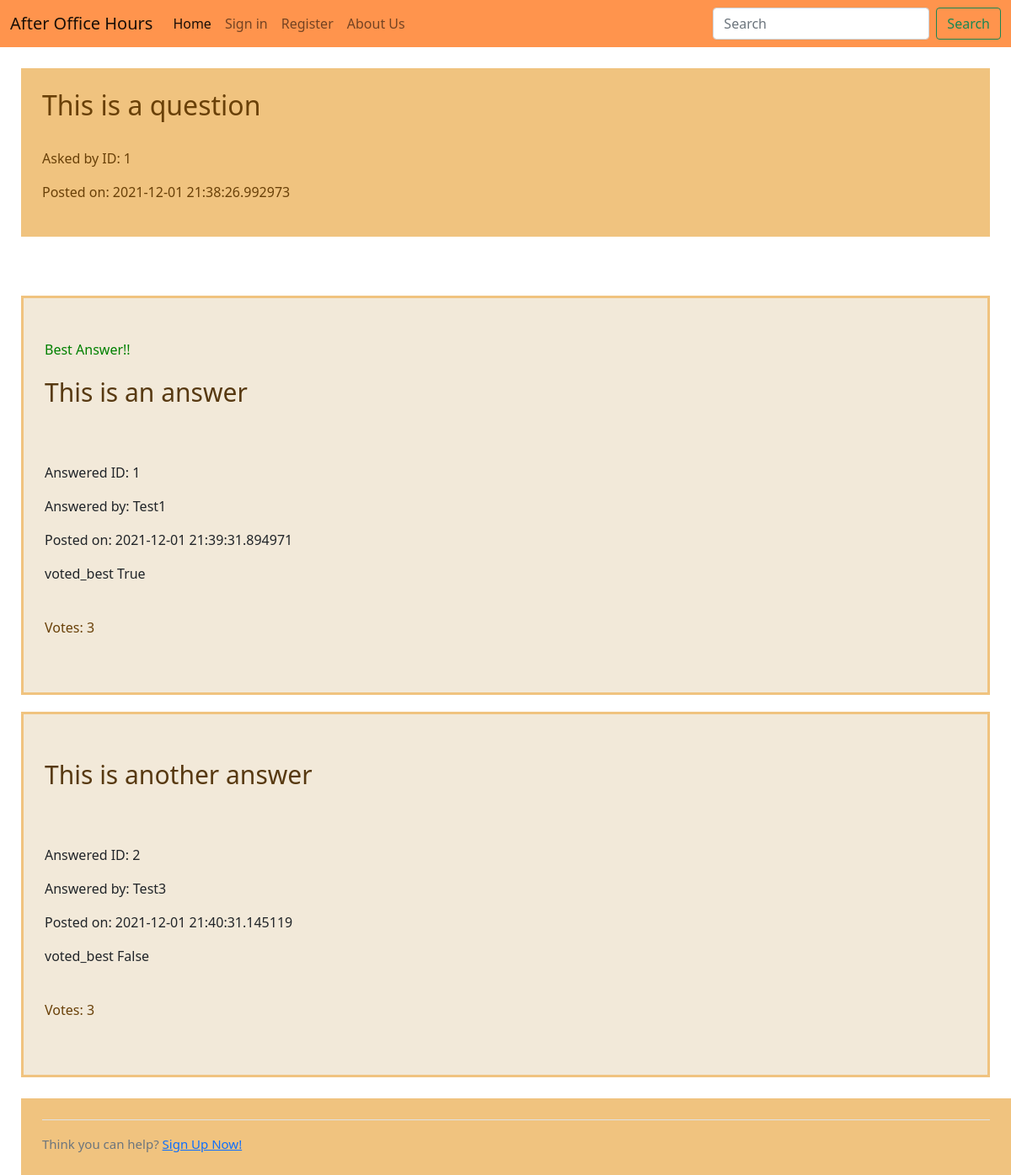
/question/1, run on an earlier commit of the app's database.
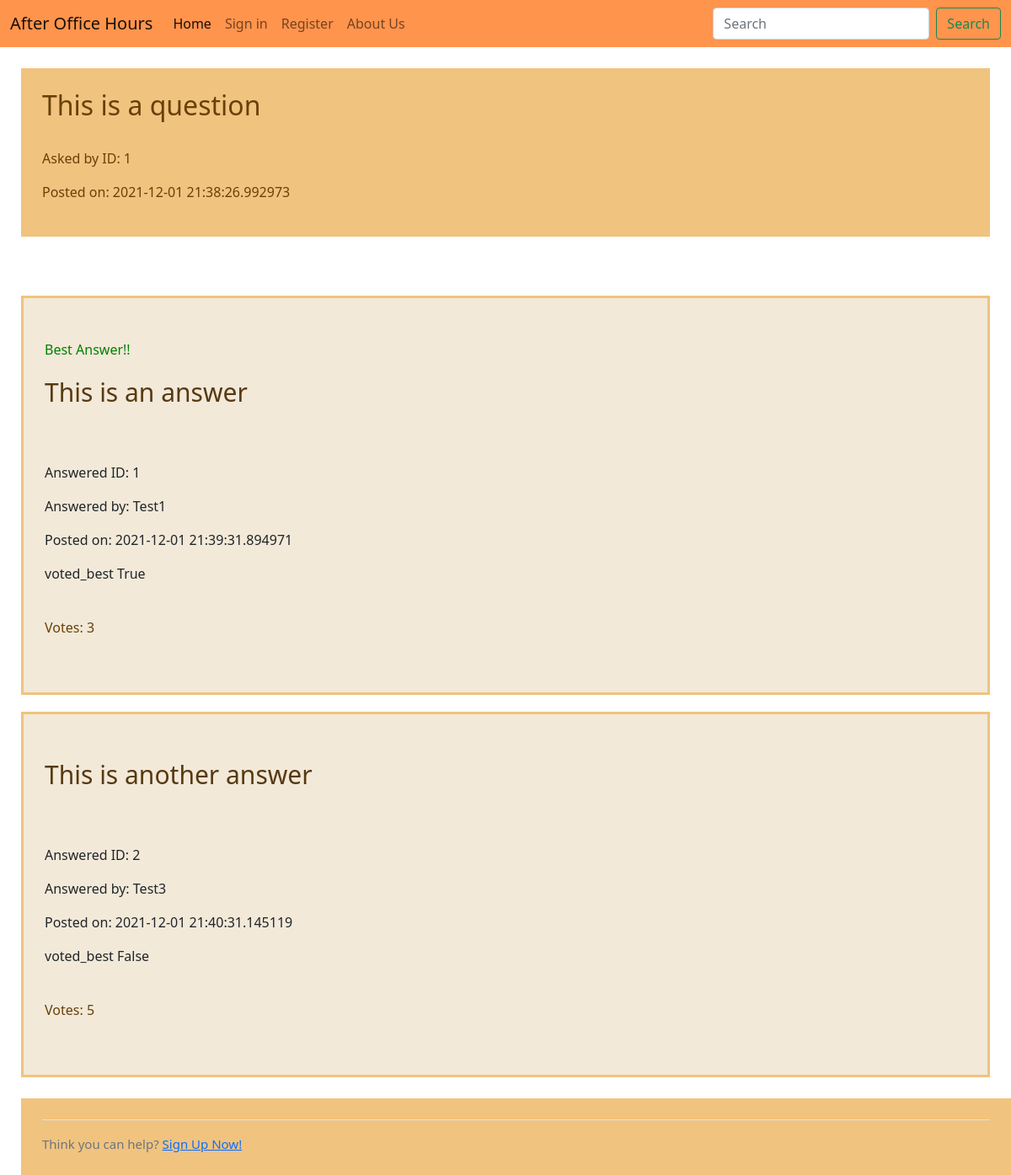
And on a later commit of the database.
### Question.py (models this page shows)
class Answer(db.Model):
    id = db.Column(db.Integer, primary_key=True)
    a_text = db.Column(db.Text)
    answered_by_id = db.Column(db.String, db.ForeignKey('user.username'))
    answer_to = db.Column(db.Integer, db.ForeignKey('question.id'))
    post_time = db.Column(db.DateTime)
    votes = db.Column(db.Integer)
    voted_best = db.Column(db.Boolean)

### Question.py (the view)
@app.route("/question/<int:question_id>", methods=['GET', 'POST'])
def question(question_id):
        question = Question.query.get_or_404(question_id)
        question_id = question.id
        if request.method == 'POST' and Answer.query.all()!= None:
            if request.form.get("answer"):
                answer = request.form['answer']
                answer = Answer(
                    a_text = answer,
                    answered_by_id = current_user.username,
                    answer_to = question_id,
                    post_time = datetime.now(),
                    votes = 0,
                    voted_best = False
                )
                db.session.add(answer)
                db.session.commit()
                return redirect(url_for('answer', question_id=question_id))
            elif request.form.get("solved"):
                answer_id = request.form.get("solved")
                current_answer = Answer.query.get_or_404(answer_id)
                current_answer.voted_best = True
                question.solved = True
                db.session.commit()
                return redirect(url_for('answer', question_id=question_id))
            elif request.form.get("voteUp"):
                answer_id = request.form.get("voteUp")
                current_answer = Answer.query.get_or_404(answer_id)
                voted_by_user = Votes.query.filter_by(voted_by_id = current_user.id, voted_on = answer_id).first()
                if voted_by_user == None:
                    voted_by_user = True
                    current_answer = Answer.query.get_or_404(answer_id)
                    current_answer.votes = (current_answer.votes + 1)
                    vote_pressed = Votes(voted_by_id = current_user.id,
                        voted_on = answer_id)
                    db.session.add(vote_pressed)
                    db.session.commit()
                    q1 = Answer.query.filter_by(answer_to=question_id)
                    q1.all()
                    q1.order_by(Answer.votes).all()
                    answers = q1.order_by(Answer.votes.desc()).all()
                    context = {
                    'question' : question,
                    'answers' : answers
                    }
                    return render_template( 'question_view.html', voted_by_user = False, question_id=question_id, **context)
                else:
                    voted_by_user = True
                    q1 = Answer.query.filter_by(answer_to=question_id)
                    q1.all()
                    q1.order_by(Answer.votes).all()
                    answers = q1.order_by(Answer.votes.desc()).all()
                    context = {
                    'question' : question,
                    'answers' : answers
                    }
                    return render_template( 'question_view.html', voted_by_user = voted_by_user, question_id=question_id, **context)
            elif request.form.get("voteDown"):
                answer_id = request.form.get("voteDown")
                current_answer = Answer.query.get_or_404(answer_id)
                voted_by_user = Votes.query.filter_by(voted_by_id = current_user.id, voted_on = answer_id).first()
                if voted_by_user == None:
                    voted_by_user = True
                    current_answer = Answer.query.get_or_404(answer_id)
                    current_answer.votes = (current_answer.votes - 1)
                    vote_pressed = Votes(voted_by_id = current_user.id,
                        voted_on = answer_id)
                    db.session.add(vote_pressed)
                    db.session.commit()
                    q1 = Answer.query.filter_by(answer_to=question_id)
                    q1.all()
                    q1.order_by(Answer.votes).all()
                    answers = q1.order_by(Answer.votes.desc()).all()
                    context = {
                    'question' : question,
                    'answers' : answers
                    }
                    return render_template( 'question_view.html', voted_by_user = False, question_id=question_id, **context)
                else:
                    voted_by_user = True
                    q1 = Answer.query.filter_by(answer_to=question_id)
                    q1.all()
                    q1.order_by(Answer.votes).all()
                    answers = q1.order_by(Answer.votes.desc()).all()
                    context = {
                    'question' : question,
                    'answers' : answers
                    }
                    return render_template( 'question_view.html', voted_by_user = voted_by_user, question_id=question_id, **context)
        else:
            answers = Answer.query.filter_by(answer_to=question_id).all()
            context = {
            'question' : question,
            'answers' : answers
            }
        return render_template( 'question_view.html', **context)

### Templates/question_view.html (shortened to what this page needs)
{% extends 'home.html' %}
{% block content %}
        <div class="row">
          <div class="col-lg-12">
            <div class="well bs-component">
              <form class="form-horizontal" method="POST" action="{{ url_for('question', question_id=question.id) }}">
                <div class="asked_question_header">
                  <h2>{{ question.q_text }}</h2>
                  <br>
                  <p class="list-group-item-text">Asked by ID: {{ question.asked_by_id }}</p>
                  <p class="list-group-item-text">Posted on: {{ question.post_time }}</p>
                </div>
                <div class="displayed_answers">
                  {% for answer in answers %}
                  <div class="individual_answer">
                    <br>
                    {%if answer.voted_best == True and question.solved == True %}
                    <p style="color:green"> Best Answer!!</p>
                    {%endif %}
                    <div class="displayed_answer_header">
                      <p class="list-group-item-text">{{ answer.a_text }}</p>
                     <br>
                    </div>
                    <p class="list-group-item-text">Answered ID: {{ answer.id }}</p>
                    <p class="list-group-item-text">Answered by: {{ answer.answered_by_id }}</p>
                    <p class="list-group-item-text">Posted on: {{ answer.post_time }}</p>
                    <p class="list-group-item-text">voted_best {{ answer.voted_best }}</p>
                    <br>
                      <p class="list-group-item-text" id="votes">Votes: {{ answer.votes }}</p>
                      <br>
                  </div>
                  {% endfor %}
                </div>
                {% if not current_user.is_authenticated %}
                <div class="prompt_user_to_sign_in">
                  <div class="border-top pt-3">
                    <small class="text-muted">
                        Think you can help? <a class="ml-2" href="{{ url_for('register') }}">Sign Up Now!</a>
                    </small>
                  </div>
                </div>
                {%endif %}
              </form>
            </div>
          </div>
        </div>
{% endblock %}

What changed in the data, as far as the page shows it:
changed Answer "This is another answer": votes "3" → "5"
